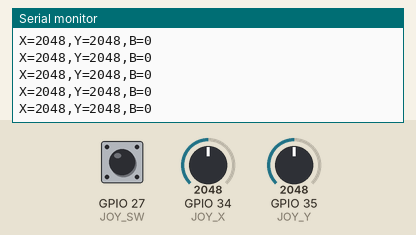
Recording of a sketch running on a simulated ESP32. Parts: the last lines printed to the serial monitor. The test bench sets the inputs (shaded band); at power-on: GPIO 34 (JOY_X) = 2048, GPIO 35 (JOY_Y) = 2048, GPIO 27 (JOY_SW) HIGH (analog values on the 0–4095 scale).

Above: at 2.2 s.
2.3 s: GPIO 34 (JOY_X) set to 2866
At 3.1 s:
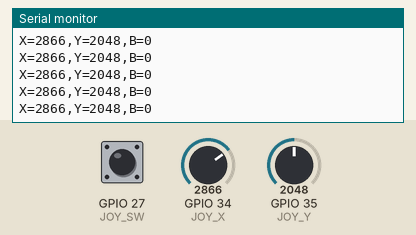
3.8 s: GPIO 35 (JOY_Y) set to 2866
At 4.5 s:
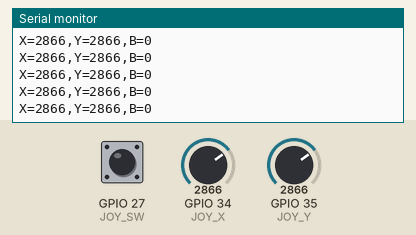
5.3 s: GPIO 27 (JOY_SW) pulled LOW for 0.15 s
6.9 s: GPIO 34 (JOY_X) set to 3603
At 7.5 s:
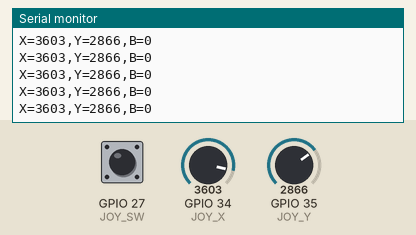
8.4 s: GPIO 27 (JOY_SW) pulled LOW for 1 s
10.9 s: GPIO 35 (JOY_Y) set to 3603
At 11.5 s:
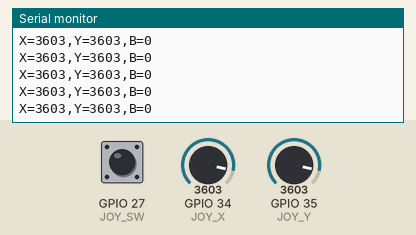
Timing chart, 0 to 13.4 s (numbered marks = the images above; inputs shaded):
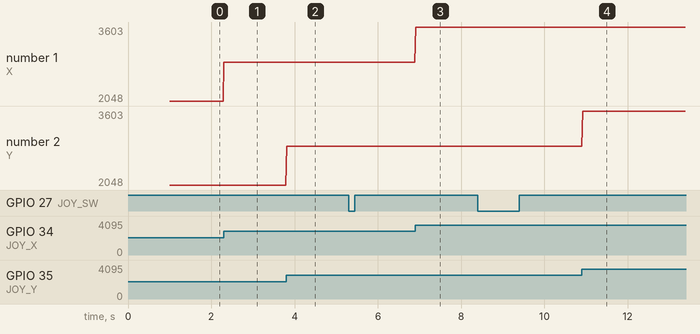

The sketch:

brazourdf.ino
```cpp
const int JOY_X = 34;
const int JOY_Y = 35;
const int JOY_SW = 27;

const int CENTRO = 2048;

const int DEADZONE = 180;

bool botonAnterior = HIGH;

unsigned long ultimoBoton = 0;
const unsigned long DEBOUNCE = 250;


void setup() {

  Serial.begin(115200);

  analogReadResolution(12);

  pinMode(JOY_SW, INPUT_PULLUP);

  delay(1000);

  Serial.println("ESP32_BRAZO_READY");
}


void loop() {

  int x = analogRead(JOY_X);
  int y = analogRead(JOY_Y);

  bool boton = digitalRead(JOY_SW);


  if (abs(x - CENTRO) < DEADZONE) {
    x = CENTRO;
  }

  if (abs(y - CENTRO) < DEADZONE) {
    y = CENTRO;
  }


  int buttonEvent = 0;

  if (boton == LOW && botonAnterior == HIGH) {

    if (millis() - ultimoBoton > DEBOUNCE) {

      buttonEvent = 1;

      ultimoBoton = millis();
    }
  }

  botonAnterior = boton;


  Serial.print("X=");
  Serial.print(x);

  Serial.print(",Y=");
  Serial.print(y);

  Serial.print(",B=");
  Serial.println(buttonEvent);


  delay(20);
}
```

Measured:
- after the input at 2.3 s, the serial monitor: prints a new line at once (image 1)
- after the input at 3.8 s, the serial monitor: prints a new line at once (image 2)
- after the input at 6.9 s, the serial monitor: prints a new line at once (image 3)
- after the input at 10.9 s, the serial monitor: prints a new line at once (image 4)
- plotted number 1: 2048 → 2866 after the input at 2.3 s, 2866 → 3603 after the input at 6.9 s
